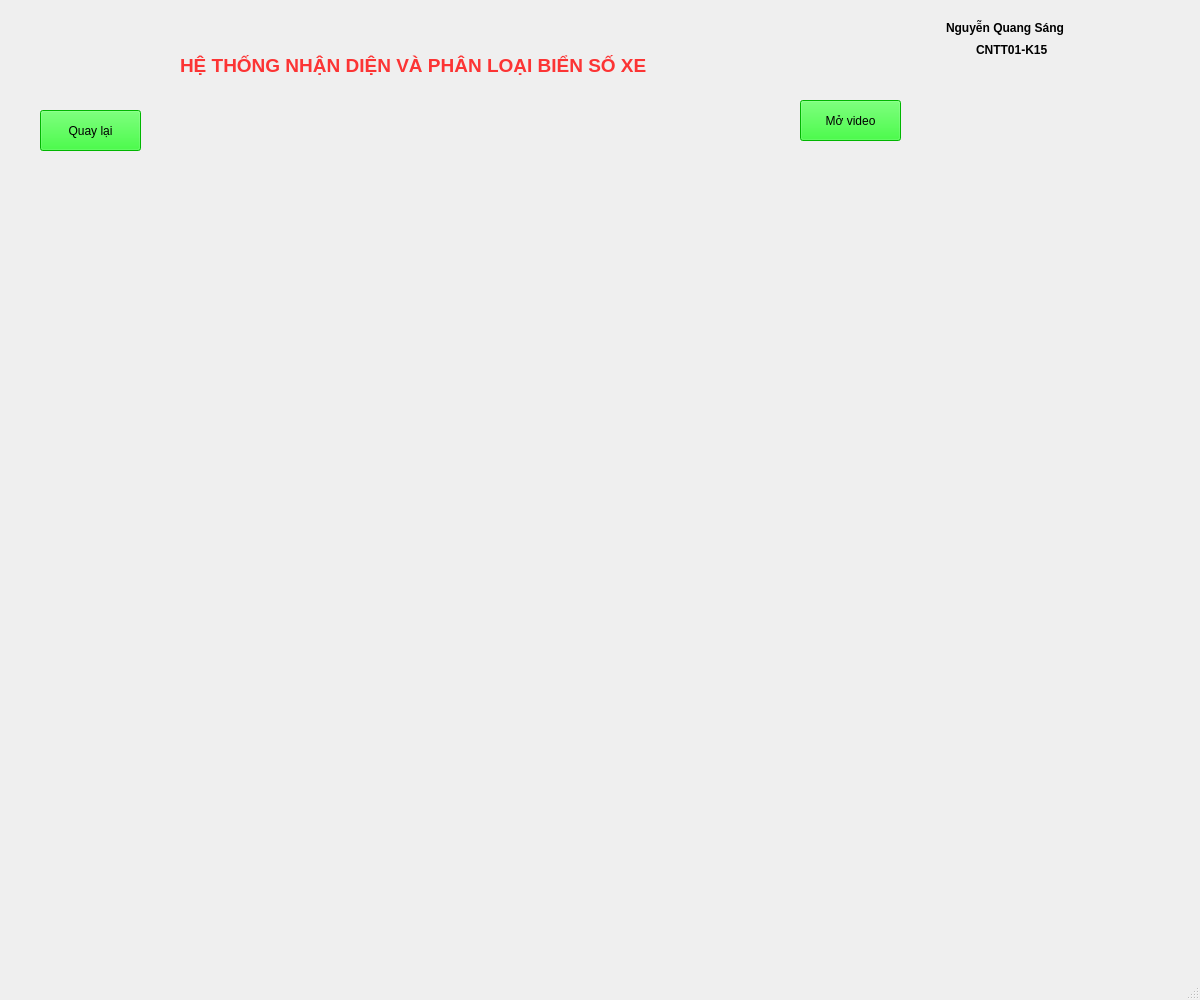
<?xml version="1.0" encoding="UTF-8"?>
<ui version="4.0">
 <class>MainWindow</class>
 <widget class="QMainWindow" name="MainWindow">
  <property name="geometry">
   <rect>
    <x>0</x>
    <y>0</y>
    <width>1200</width>
    <height>1000</height>
   </rect>
  </property>
  <property name="windowTitle">
   <string>MainWindow</string>
  </property>
  <widget class="QWidget" name="centralwidget">
   <widget class="QLabel" name="label">
    <property name="geometry">
     <rect>
      <x>260</x>
      <y>190</y>
      <width>771</width>
      <height>741</height>
     </rect>
    </property>
    <property name="text">
     <string/>
    </property>
    <property name="pixmap">
     <pixmap>../img_ui/co-ng-nghe-nha-n-die-n-bie-n-so-8--1577192081-width1000height414.jpeg</pixmap>
    </property>
    <property name="scaledContents">
     <bool>true</bool>
    </property>
   </widget>
   <widget class="QPushButton" name="pushButton">
    <property name="geometry">
     <rect>
      <x>800</x>
      <y>100</y>
      <width>101</width>
      <height>41</height>
     </rect>
    </property>
    <property name="styleSheet">
     <string notr="true">background-color: rgb(0, 255, 0);</string>
    </property>
    <property name="text">
     <string>Mở video</string>
    </property>
   </widget>
   <widget class="QLabel" name="label_2">
    <property name="geometry">
     <rect>
      <x>946</x>
      <y>20</y>
      <width>141</width>
      <height>16</height>
     </rect>
    </property>
    <property name="font">
     <font>
      <weight>75</weight>
      <bold>true</bold>
     </font>
    </property>
    <property name="text">
     <string>Nguyễn Quang Sáng</string>
    </property>
   </widget>
   <widget class="QLabel" name="label_3">
    <property name="geometry">
     <rect>
      <x>180</x>
      <y>50</y>
      <width>621</width>
      <height>31</height>
     </rect>
    </property>
    <property name="font">
     <font>
      <pointsize>14</pointsize>
      <weight>75</weight>
      <bold>true</bold>
     </font>
    </property>
    <property name="styleSheet">
     <string notr="true">color:rgba(255, 0, 0, 200)</string>
    </property>
    <property name="text">
     <string>HỆ THỐNG NHẬN DIỆN VÀ PHÂN LOẠI BIỂN SỐ XE</string>
    </property>
   </widget>
   <widget class="QLabel" name="label_4">
    <property name="geometry">
     <rect>
      <x>976</x>
      <y>40</y>
      <width>81</width>
      <height>20</height>
     </rect>
    </property>
    <property name="font">
     <font>
      <weight>75</weight>
      <bold>true</bold>
     </font>
    </property>
    <property name="text">
     <string>CNTT01-K15</string>
    </property>
   </widget>
   <widget class="QLabel" name="label_6">
    <property name="geometry">
     <rect>
      <x>1100</x>
      <y>20</y>
      <width>81</width>
      <height>91</height>
     </rect>
    </property>
    <property name="text">
     <string/>
    </property>
    <property name="pixmap">
     <pixmap>../img_ui/z5312217369290_f95ca37c21ebad9381e285b6319b68ee.jpg</pixmap>
    </property>
    <property name="scaledContents">
     <bool>true</bool>
    </property>
   </widget>
   <widget class="QPushButton" name="pushButton_2">
    <property name="geometry">
     <rect>
      <x>40</x>
      <y>110</y>
      <width>101</width>
      <height>41</height>
     </rect>
    </property>
    <property name="styleSheet">
     <string notr="true">background-color: rgb(0, 255, 0);</string>
    </property>
    <property name="text">
     <string>Quay lại</string>
    </property>
   </widget>
  </widget>
  <widget class="QMenuBar" name="menubar">
   <property name="geometry">
    <rect>
     <x>0</x>
     <y>0</y>
     <width>1200</width>
     <height>26</height>
    </rect>
   </property>
  </widget>
  <widget class="QStatusBar" name="statusbar"/>
 </widget>
 <resources/>
 <connections/>
</ui>
